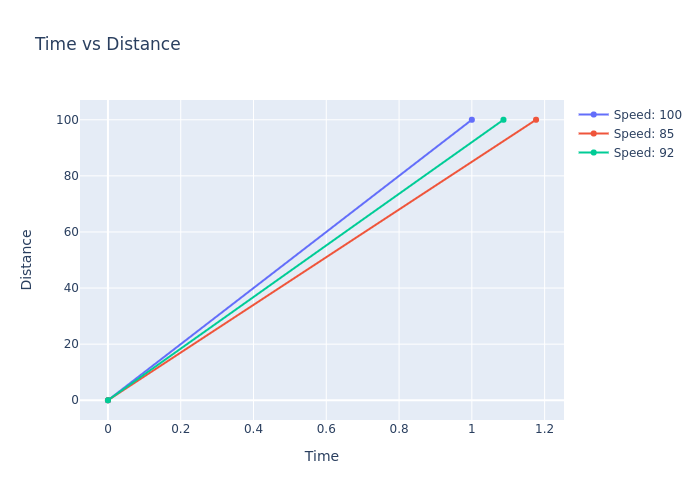

This figure's Python source:
# import necessary libraries
import plotly
import plotly.graph_objs as go
import plotly.io as pio
import numpy as np
import pandas as pd

# define function to calculate time given time and distance
def calculate_time(speed, distance):
  # test and catch errors
  try:
    # convert parameter values to float
    s = float(speed)
    d = float(distance)

    time = d/s # calculate time
    print(f'Time: {time}')
    return time # return value of time

  # if valueError is returned, print message
  except ValueError:
    print("invalid Number")

# main function
def main():
  # initialize variables to store array of values
  speed = [100, 85, 92]
  distance = [100, 100, 100]
  time = []

  # loop 3 times
  for i in range(len(speed)):
    # check that same number of values are in both arrays
    if (len(speed) != len(distance)):
      print("Speed and Distance arrays need to be the same length")
      return -1 # end program if lengths are not equal

    # convert values to integer and calculate time
    try:
      s = int(speed[i])
      d = int(distance[i])
      time.append(calculate_time(s, d)) # append to time array

    except ValueError:
      print("An invalid number was entered.")
  
  # create figure
  fig = go.Figure()
  
  # plot the values in the time and distance arrays
  for i in range(len(time)):
    x1 = [0, time[i]]
    y1 = [0, distance[i]]

    # convert arrays to numpy arrays used for plotting
    arr1 = np.array(x1)
    arr2 = np.array(y1)

    # add line to graph
    fig.add_trace(go.Scatter(
      x = arr1,
      y = arr2,
      text = f'Speed: {speed[i]}',
      mode = 'lines+markers',
      name = f'Speed: {speed[i]}'
    ))

  # update layout to add title and axis labels
  fig.update_layout(
    title = "Time vs Distance",
    xaxis_title = "Time",
    yaxis_title = "Distance"
  )

  # write graph to file
  pio.write_image(fig, 'q2.png')

if __name__ == '__main__':
    main()
    
